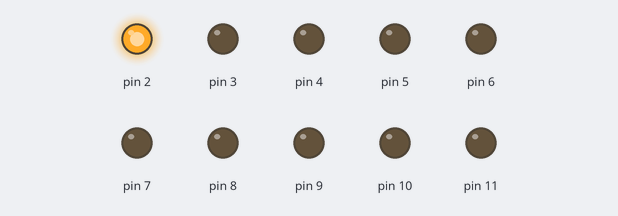
The sketch below on a simulated Arduino Uno, built with avr-gcc and run on an emulated ATmega328P. Parts: output pins drawn as LEDs (lit = HIGH).

Above: at 0.02 s.
At 0.32 s:
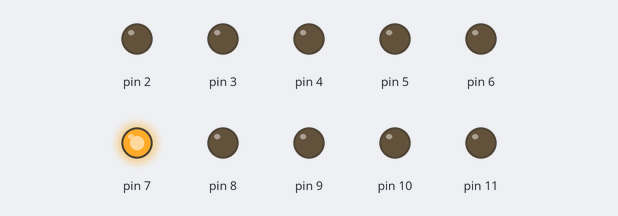
At 0.74 s:
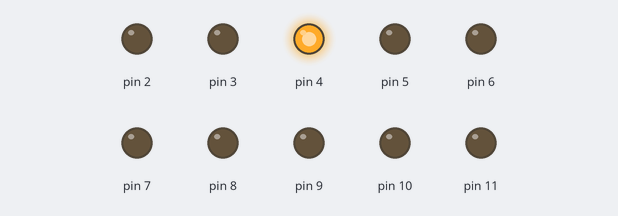
At 1.46 s:
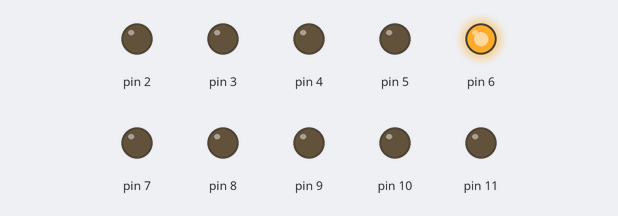
At 2.18 s:
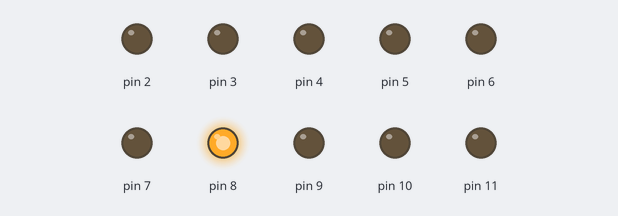
At 2.96 s:
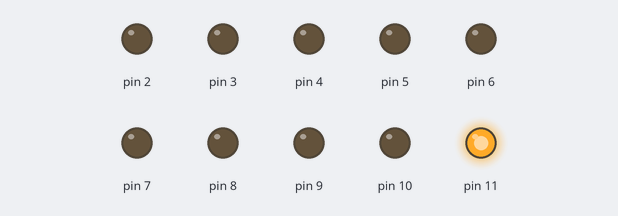
Timing chart, 0 to 3.3 s (numbered marks = the images above):
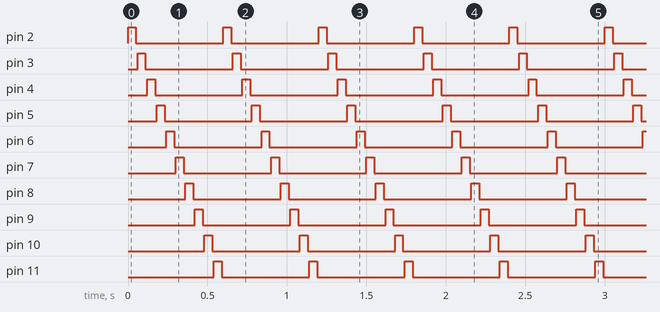

The sketch:

chaine.ino
```cpp
void setup() {
  // initialize digital pin LED_BUILTIN as an output.
  for (int n = 2 ; n<= 11; n++)
  {
     pinMode(n, OUTPUT);
  }
}

// the loop function runs over and over again forever
void loop() {
  for (int n = 2; n<=11 ;n++)   // turn the LED on (HIGH is the voltage level)
  {
    digitalWrite(n,HIGH);
    delay(50);                       // wait for a second
    digitalWrite(n, LOW);
    delay(10);// turn the LED off by making the voltage LOW
  }
}
```

Measured:
- by itself, pin 2–11: alternates HIGH for 0.05 s and LOW for 0.55 s
- by itself, everything shown: repeats every 0.60 s, in 10 steps
